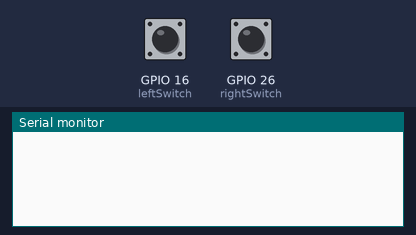
Recording of a sketch running on a simulated ESP32. On the bench: the last lines printed to the serial monitor. Inputs (shaded band) come from the test bench; at power-on: GPIO 16 (leftSwitch) HIGH, GPIO 26 (rightSwitch) HIGH.

Above: at 1.2 s.
1.3 s: GPIO 16 (leftSwitch) pulled LOW for 0.15 s
At 2.6 s:
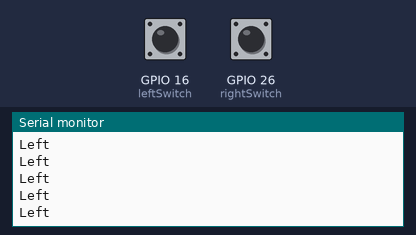
2.9 s: GPIO 26 (rightSwitch) pulled LOW for 0.15 s
At 3.8 s:
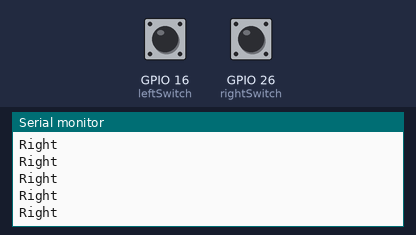
4.5 s: GPIO 16 (leftSwitch) driven LOW and GPIO 26 (rightSwitch) driven LOW
At 5.5 s:
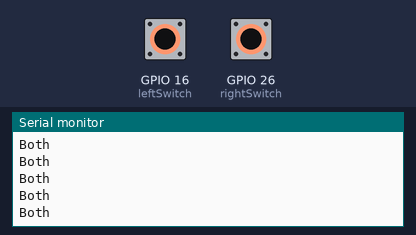
6.4 s: GPIO 16 (leftSwitch) driven HIGH
At 6.9 s:
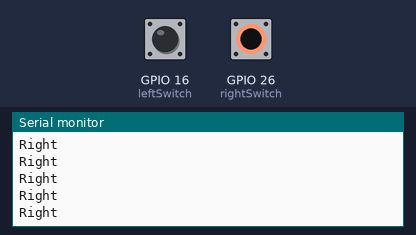
12.4 s: GPIO 16 (leftSwitch) driven LOW
At 13.5 s:
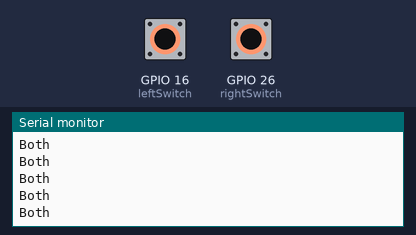
15.4 s: GPIO 16 (leftSwitch) driven HIGH
At 16.0 s:
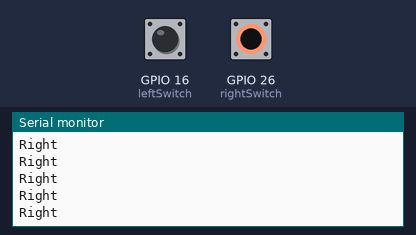

Measured:
- after the input at 1.3 s, the serial monitor: prints a new line at once (image 1)
- after the input at 2.9 s, the serial monitor: prints a new line at once (image 2)
- after the input at 4.5 s, the serial monitor: prints a new line at once (image 3)
- after the input at 6.4 s, the serial monitor: prints a new line at once (image 4)
- after the input at 12.4 s, the serial monitor: prints a new line at once (image 5)
- after the input at 15.4 s, the serial monitor: prints a new line at once (image 6)

The sketch:

Whisker_Test.ino.ino
```cpp
const int rightSwitch = 26;
const int leftSwitch = 16;

void setup() {
  // put your setup code here, to run once:
  pinMode(rightSwitch, INPUT_PULLUP);
  pinMode(leftSwitch, INPUT_PULLUP);
  Serial.begin(9600);
}

void loop() {
  // put your main code here, to run repeatedly:
  if (!digitalRead(rightSwitch) && !digitalRead(leftSwitch)) {
    Serial.println("Both");
  }
  else if (!digitalRead(rightSwitch)) {
    Serial.println("Right");
  }
  else if (!digitalRead(leftSwitch)) {
    Serial.println("Left");
  }
}
```
